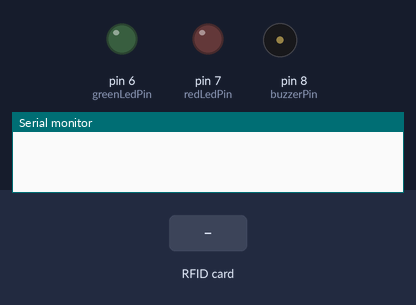
A sketch run on a simulated Arduino Uno, built with avr-gcc and run on an emulated ATmega328P. On the bench: output pins drawn as LEDs (lit = HIGH), buzzer (waves = sounding), the last lines printed to the serial monitor. The test bench sets the inputs (shaded band). Pins used as bus, display or sensor lines are not drawn.

Above: at 1.2 s.
1.3 s: RFID card 5E 7A 19 C4 held to the reader
At 1.7 s:
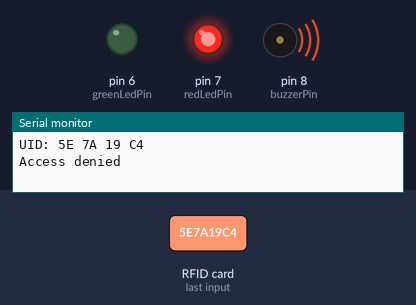
Timing chart, 0 to 4.3 s (numbered marks = the images above; inputs shaded):
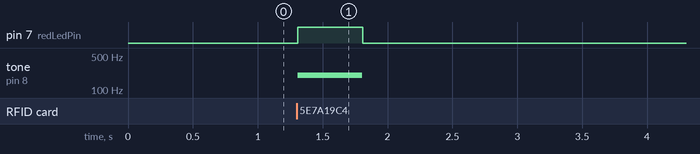

Measured:
- after the input at 1.3 s, pin 7 (redLedPin): LOW → HIGH at once, → LOW 0.50 s later; tone on pin 8 (buzzerPin): silent → 200 Hz at once, → silent 0.50 s later

The sketch:

sketch.ino
```cpp
/*
  RFID ACCESS SYSTEM

  Controls:
  Click on the RFID reader and choose one of
  the available cards at the top of the simulator

  Author:
  Nicolas GOSSARD
*/

#include <SPI.h>
#include <MFRC522.h>

// pins
constexpr int ssPin = 10;
constexpr int rstPin = 9;
constexpr int greenLedPin = 6;
constexpr int redLedPin = 7;
constexpr int buzzerPin = 8;

// Frequency
constexpr int buzzerFrequencyGood = 1000;
constexpr int buzzerFrequencyBad = 200;

// Timing
constexpr int feedbackDuration = 500;
constexpr int scanCooldown = 250;

MFRC522 rfid(ssPin, rstPin);

void setup()
{
  Serial.begin(9600);

  SPI.begin();

  rfid.PCD_Init();

  pinMode(greenLedPin, OUTPUT);
  pinMode(redLedPin, OUTPUT);
  pinMode(buzzerPin, OUTPUT);

  digitalWrite(greenLedPin, LOW);
  digitalWrite(redLedPin, LOW);
}

void loop()
{
  if (!rfid.PICC_IsNewCardPresent())
    return;

  if (!rfid.PICC_ReadCardSerial())
    return;

  Serial.print("UID: ");

  for (byte i = 0; i < rfid.uid.size; i++)
  {
    if (rfid.uid.uidByte[i] < 0x10)
      Serial.print("0");

    Serial.print(rfid.uid.uidByte[i], HEX);
    Serial.print(" ");
  }
  Serial.println();

  bool isAdmin =
    rfid.uid.size == 4 &&
    rfid.uid.uidByte[0] == 0x01 &&
    rfid.uid.uidByte[1] == 0x02 &&
    rfid.uid.uidByte[2] == 0x03 &&
    rfid.uid.uidByte[3] == 0x04;

  if (isAdmin)
  {
    Serial.println("Access granted");
    digitalWrite(greenLedPin, HIGH);
    tone(buzzerPin, buzzerFrequencyGood);
  }
  else
  {
    Serial.println("Access denied");
    digitalWrite(redLedPin, HIGH);
    tone(buzzerPin, buzzerFrequencyBad);
  }

  delay(feedbackDuration);
  noTone(buzzerPin);
  digitalWrite(greenLedPin, LOW);
  digitalWrite(redLedPin, LOW);

  rfid.PICC_HaltA();
  rfid.PCD_StopCrypto1();

  delay(scanCooldown);
}
```
